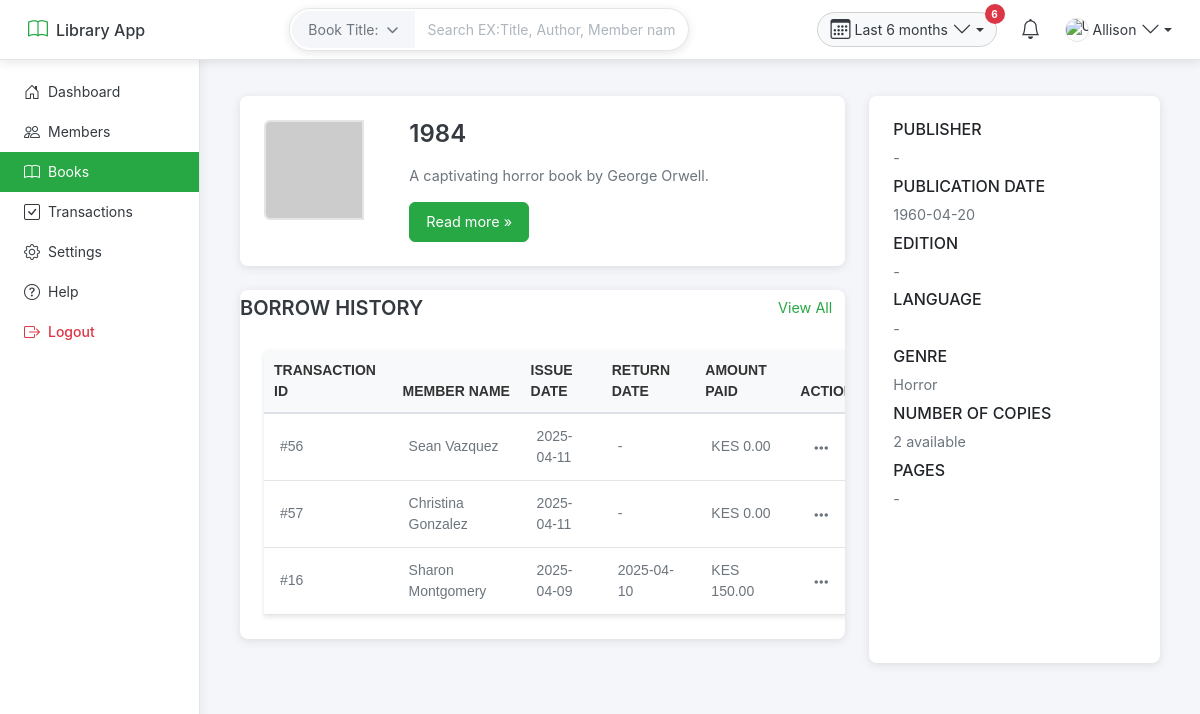
The page /book/3/ on the database as committed earlier.
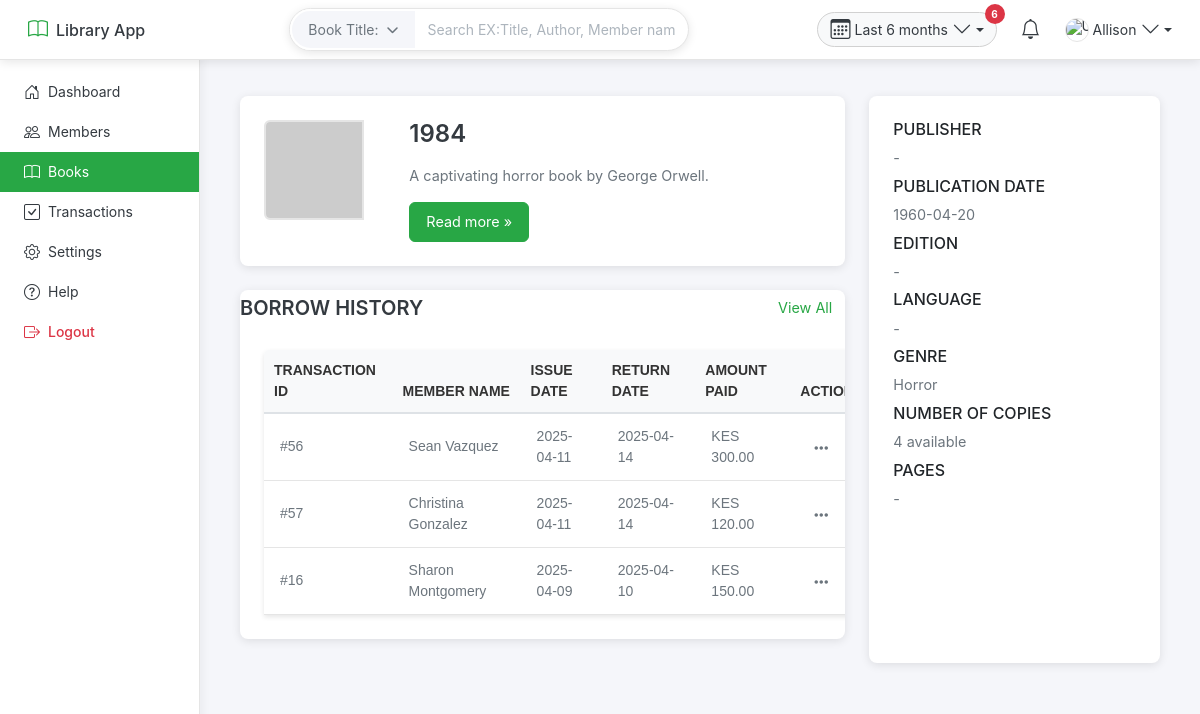
The same page on the database as committed later.
### base/models.py (models this page shows, shortened)
class Book(models.Model):
    title = models.CharField(max_length=255)  # Title of the book
    author = models.CharField(max_length=255)  # Author's name
    genre = models.CharField(max_length=100, blank=True, null=True)  # Genre (e.g., Fiction, Non-Fiction)
    isbn = models.CharField(max_length=20, unique=True, blank=True, null=True)  # ISBN number
    publication_date = models.DateField(blank=True, null=True)  # Publication date
    description = models.TextField(blank=True, null=True)  # Short description of the book
    stock = models.PositiveIntegerField(default=0)  # Number of copies available

class Transaction(models.Model):
    book = models.ForeignKey('Book', on_delete=models.CASCADE)
    member = models.ForeignKey('Member', on_delete=models.CASCADE)
    issue_date = models.DateField(auto_now_add=True)  # Date book was issued
    return_date = models.DateField(blank=True, null=True)  # Date book was returned
    fee = models.DecimalField(max_digits=10, decimal_places=2, blank=True, null=True, default=150)  # Total fee charged
    amount_paid = models.DecimalField(max_digits=10, decimal_places=2, blank=True, null=True, default=0)  # Amount paid by member
    balance = models.DecimalField(max_digits=10, decimal_places=2, default=0)  # Remaining balance

class Member(models.Model):
    name = models.CharField(max_length=255)  # Full name of the member
    email = models.EmailField(unique=True)  # Email address
    phone_number = models.CharField(max_length=15, blank=True, null=True)  # Contact number
    address = models.TextField(blank=True, null=True)  # Physical address
    membership_date = models.DateField(auto_now_add=True)  # Date of joining
    outstanding_debt = models.DecimalField(max_digits=10, decimal_places=2, default=0.00)  # Debt owed
    is_active = models.BooleanField(default=True)  # Active status of the member

### base/views.py (the view, shortened to what this page needs)
# urls.py: path('book/<int:book_id>/', views.book_details, name='book_details'),
def book_details(request, book_id):
    book = get_object_or_404(Book, id=book_id)
    transactions = Transaction.objects.filter(book=book).order_by('-issue_date')
    for transaction in transactions:
        print(transaction.id, transaction.return_date)
    return render(request, 'book_details.html', {'book': book, 'transactions': transactions, 'b_d': 'b_d'})

### templates/book_details.html (shortened to what this page needs)
{% extends 'base.html' %}
{% load static%}
{% block content %}
<div class="container">
  <div class="row">
    <div class="col-md-8 d-flex flex-column">
      <div class="card flex-grow-1 mb-4">
        <div class="card-body">
          <div class="row">
            <div class="col-md-3">
              <img src="https://placehold.co/400" alt="{{ book.title }}" class="img-fluid rounded-start" />
            </div>
            <div class="col-md-9">
              <h2 class="card-title">{{ book.title }}</h2>
              <p class="card-text">{{ book.description|default:'No description available.' }}</p>
              <a href="#" class="btn btn-primary">Read more &raquo;</a>
            </div>
          </div>
        </div>
      </div>
      <div class="card flex-grow-1 transactions-table-section mb-4">
         <div class="d-flex justify-content-between align-items-center">
    <h3>BORROW HISTORY</h3>
    <a href="{% url 'transaction_list' %}?book_id={{ book.id }}" class="btn btn-link">View All</a>
  </div>
        <div class="card-body overflow-auto table-wrapper">
          <table class="table transactions-table custom-table">
            <thead>
              <tr>
                <th>Transaction ID</th>
                <th>Member Name</th>
                <th>Issue Date</th>
                <th>Return Date</th>
                <th>Amount Paid</th>
                <th>Action</th>
              </tr>
            </thead>
            <tbody>
              {% for transaction in transactions %}
              <tr>
                <td>#{{ transaction.id }}</td>
                <td>{{ transaction.member.name }}</td>
                <td>{{ transaction.issue_date|date:"Y-m-d" }}</td>
                <td>{{ transaction.return_date|date:"Y-m-d"|default:'-' }}</td>
                <td>KES {{ transaction.amount_paid|default:'0.00' }}</td>
                <td>
                    <div class="dropdown">
                        <button class="action-dropdown-btn" type="button" id="transactionActionsDropdown-{{transaction.id}}" data-bs-toggle="dropdown" aria-expanded="false">
                            <i class="fas fa-ellipsis-h"></i>
                        </button>
                    </div>
                </td>
              </tr>
              {% endfor %}
            </tbody>
          </table>
        </div>
      </div>
    </div>
    <div class="col-md-4 d-flex flex-column">
      <div class="card flex-grow-1">
        <div class="card-body">
          <h6>PUBLISHER</h6>
          <p>{{ book.publisher|default:'-' }}</p>
          <h6>PUBLICATION DATE</h6>
          <p>{{ book.publication_date|date:"Y-m-d"|default:'-' }}</p>
          <h6>EDITION</h6>
          <p>{{ book.edition|default:'-' }}</p>
          <h6>LANGUAGE</h6>
          <p>{{ book.language|default:'-' }}</p>
          <h6>GENRE</h6>
          <p>{{ book.genre|default:'-' }}</p>
          <h6>NUMBER OF COPIES</h6>
          <p>{{ book.stock }} available</p>
          <h6>PAGES</h6>
          <p>{{ book.pages|default:'-' }}</p>
        </div>
      </div>
    </div>
  </div>
</div>
  </div>
</div>
{% endblock %}

### templates/base.html (shortened to what this page needs)
{% load static %}
<!DOCTYPE html>
<html lang="en">
<head>
  <link href="https://cdn.jsdelivr.net/npm/bootstrap@5.3.3/dist/css/bootstrap.min.css" rel="stylesheet">
  <link href="https://cdn.jsdelivr.net/npm/bootstrap-icons@1.11.3/font/bootstrap-icons.min.css" rel="stylesheet">
  <link rel="stylesheet" href="https://cdnjs.cloudflare.com/ajax/libs/font-awesome/6.5.1/css/all.min.css" />
  <link rel="stylesheet" href="{% static 'css/main.css' %}" >
</head>
<body>
<nav class="navbar navbar-light bg-white fixed-top">
  <div class="container-fluid">
    <div class="navbar-logo d-flex align-items-center">
      <a class="navbar-brand d-flex align-items-center" href="#">
        <i class="bi bi-book me-2"></i>
        <span>Library App</span>
      </a>
    </div>
<form class="search-form w-100 d-none" style="position: relative;" >
  <div class="input-group modern-search-bar">
    <div class="general-search-filter-wrapper">
      <button class="general-search-type-btn" type="button">
        <span class="general-search-filter-display">Book Title: </span>
        <i class="fas fa-chevron-down"></i>
      </button>
    </div>
    <input
      type="text"
      id="search-query"
      class="form-control border-start-0"
      placeholder="Search EX:Title, Author, Member name..."
      aria-label="Search"
    />
  </div>
</form>
    <div class="navbar-right d-flex align-items-center">
      <div class="dropdown position-relative d-none d-md-block me-2">
        <a
          class="nav-link dropdown-toggle d-flex align-items-center calendar-dropdown"
          href="#"
          id="calendarDropdown"
          role="button"
          data-bs-toggle="dropdown"
          aria-expanded="false"
        >
          <i class="bi bi-calendar3 me-1"></i>
          <span>Last 6 months</span>
          <i class="bi bi-chevron-down ms-1"></i>
        </a>
        <span class="badge bg-danger rounded-circle position-absolute">6</span>
      </div>
      <a class="nav-link me-2 d-none d-md-block" href="#">
        <i class="bi bi-bell"></i>
      </a>
      <div class="dropdown user-profile">
        <a
          class="nav-link dropdown-toggle d-flex align-items-center"
          href="#"
          id="userDropdown"
          role="button"
          data-bs-toggle="dropdown"
          aria-expanded="false"
        >
          <img
            src="https://avatar.iran.liara.run/public"
            alt="User Avatar"
            class="rounded-circle me-1"
            width="32"
            height="32"
          >
          <span>Allison</span>
          <i class="bi bi-chevron-down ms-1"></i>
        </a>
      </div>
    </div>
  </div>
</nav>
  <div class="d-flex">
    <div class="sidebar d-md-block">
      <ul class="nav flex-column">
        <li class="nav-item">
          <a class="nav-link {% if d %} active {% endif %}" href="{% url 'dashboard'%}">
            <i class="bi bi-house-door me-2"></i>
            Dashboard
          </a>
        </li>
        <li class="nav-item">
          <a class="nav-link {% if '/members/' in request.path or m_d %}active{% endif %}" href="{% url 'member_list' %}">
            <i class="bi bi-people me-2"></i>
            Members
          </a>
        </li>
        <li class="nav-item">
          <a class="nav-link {% if '/books/' in request.path or b_d %}active{% endif %}" href="{% url 'book_list' %}">
            <i class="bi bi-book me-2"></i>
            Books
          </a>
        </li>
        <li class="nav-item">
          <a class="nav-link {% if '/transactions/' in request.path %}active{% endif %}" href="{% url 'transaction_list' %}">
            <i class="bi bi-check-square me-2"></i>
            Transactions
          </a>
        </li>
        <li class="nav-item">
          <a class="nav-link" href="#">
            <i class="bi bi-gear me-2"></i>
            Settings
          </a>
        </li>
        <li class="nav-item">
          <a class="nav-link" href="#">
            <i class="bi bi-question-circle me-2"></i>
            Help
          </a>
        </li>
        <li class="nav-item mt-auto">
          <a class="nav-link logout" href="#">
            <i class="bi bi-box-arrow-right me-2"></i>
            Logout
          </a>
        </li>
      </ul>
    </div>
<div class="content flex-grow-1">
  <div class="dashboard-section p-3">
{% block content %}
{% endblock %}
  </div>
</body>
</html>

Rows that differ between the two databases and show on the page:
changed Book "A captivating horror book by George Orwell.": stock "2" → "4"
changed Transaction "Sean Vazquez": return_date "-" → "2025-04-14"; amount_paid "0.00" → "300.00"
changed Transaction "Christina Gonzalez": return_date "-" → "2025-04-14"; amount_paid "0.00" → "120.00"
